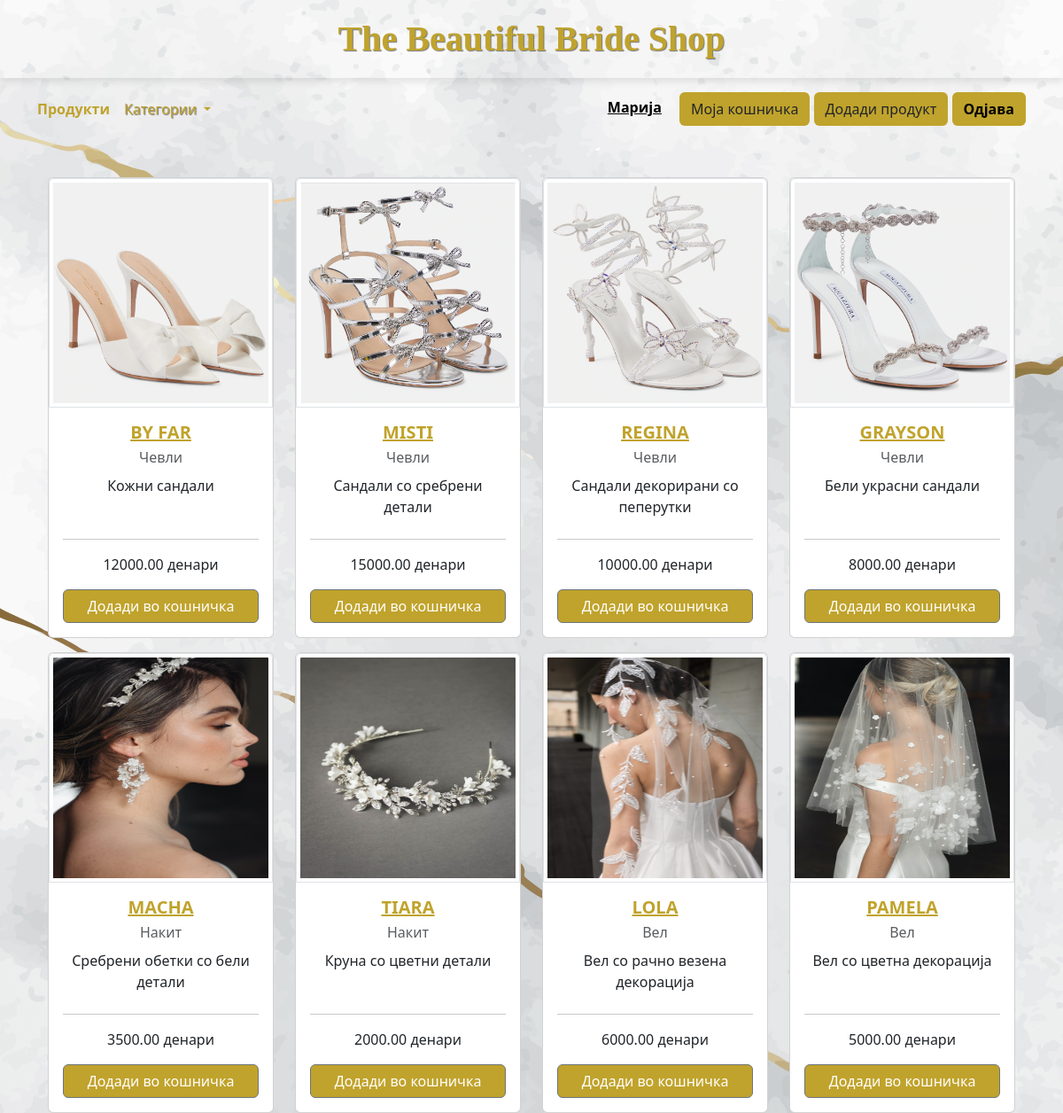
Screenshot of /products/ (signed in) with the database file from the repository.
### app/models.py (models this page shows, shortened)
class UserInformation(models.Model):
    user = models.OneToOneField(to=User, on_delete=models.CASCADE)
    address = models.CharField(max_length=255)
    phone_number = models.CharField(max_length=255)
    email = models.EmailField(max_length=255)
    nickname = models.CharField(max_length=255)
    class Meta:
        verbose_name_plural = "User's information"

class Product(models.Model):
    name = models.CharField(max_length=255)
    description = models.TextField()
    price = models.DecimalField(
        max_digits=10, decimal_places=2, validators=[MinValueValidator(0.01)]
    )
    image = models.ImageField(upload_to="products/")
    category = models.ForeignKey(to=Category, on_delete=models.CASCADE)
    user = models.ForeignKey(to=User, on_delete=models.CASCADE)
    created_at = models.DateTimeField(auto_now_add=True)
    updated_at = models.DateTimeField(auto_now=True)
    slug = models.SlugField(unique=True, blank=True, default="")
    class Meta:
        unique_together = ["user", "slug"]

class Category(models.Model):
    name = models.CharField(max_length=255)
    slug = models.SlugField(unique=True, blank=True, default="")
    class Meta:
        verbose_name_plural = "Categories"
    def __str__(self) -> str:
        return self.name

### app/views.py (the view)
# urls.py: path("products/", views.products, name="products"),
def products(request: HttpRequest) -> HttpResponse:
    context = {
        "categories": get_categories(),
        "products": get_products(),
        "info": get_current_user_info(request),
    }
    return render(request, "products.html", context)

### app/views.py (called while the page is built)
def get_current_user_info(request: HttpRequest) -> models.UserInformation | None:
    if not request.user.is_authenticated:
        return None
    try:
        return models.UserInformation.objects.get(user=request.user)  # type: ignore
    except models.UserInformation.DoesNotExist:
        return None

def get_categories() -> list[models.Category]:
    return list(models.Category.objects.all())

def get_products(limit: int | None = None) -> list[models.Product]:
    products = list(models.Product.objects.all())
    if limit is not None:
        return products[:limit]
    return products

### app/templates/products.html (shortened to what this page needs)
{% extends 'home.html' %} {% block content %}
<div class="container text-center">
    <h3>
        <span
            class="text-decoration-underline rounded-pill py-1 px-2 d-inline-block mx-auto"
        >
        </span>
    </h3>
    <div class="row gy-3">
         {% for product in products %}
        <div class="col-12 col-sm-6 col-md-4 col-lg-3">
            {% include 'product.html' %}
        </div>
        {% endfor %}
    </div>
</div>
{% endblock %}

### app/templates/account.html (shortened to what this page needs)
<span class="navbar-text">
    {% if user.is_authenticated %}
    <a href="/profile" class="me-3">{{ info.nickname }}</a>
    <a href="/cart" class="text-decoration-none">
        <button type="button" class="btn" >Моја кошничка</button>
    </a>
    <a href="/admin/app/product/add/" class="text-decoration-none">
        <button type="button" class="btn" style="color-white">
            Додади продукт
        </button>
    </a>
    <button type="button" class="btn">
        <a href="/logout/?next=/" class="text-decoration-none ">Одјава</a>
    </button>
    {% else %}
    <button type="button">
        <a href="/login/?next=/" class="text-decoration-none ">Најава</a>
    </button>
    {% endif %}
</span>

### app/templates/product.html (shortened to what this page needs)
<div class="card" style="height: 65vh">
    <img
        class="img-fluid img-thumbnail h-50 rounded-bottom-0"
        src="{{ product.image.url }}"
        alt="{{ product.name }}"
    />
    <div class="card-body">
        <div class="d-flex flex-column justify-content-begin h-75">
            <h5 class="card-title">
                <a href="/product/{{ product.slug }}">{{ product.name }}</a>
            </h5>
            <p class="card-subtitle text-body-secondary mb-2">
                {{ product.category }}
            </p>
            <p class="card-text">{{ product.description }}</p>
        </div>
        <div class="d-flex flex-column justify-content-end h-25">
                 <hr>
                {{ product.price }} денари
            <button
                id="{{ product.slug }}"
                class="btn btn-secondary rounded add-to-cart"
                data-bs-toggle="tooltip"
                data-bs-trigger="manual"
                data-bs-placement="top"
                data-bs-title="Added to cart!"
                data-bs-target="#added-to-cart"
                type="button"
            >
                {% if not user.is_authenticated %} Најави се за да додаваш во кошничка {% else %}
                Додади во кошничка
                {% endif %}
            </button>
        </div>
    </div>
</div>

### app/templates/home.html (style rules this page uses)
body { background: url('/media/130.jpg'); }

### app/templates/header.html (style rules this page uses)
a { color: #C0A32C; font-weight:bold; }

### app/templates/account.html (style rules this page uses)
.btn { background-color: #C0A32C; }

### rows the page displays
UserInformation: nickname "Марија"
Product: image (picture), name "BY FAR", category "Чевли", description "Кожни сандали", price "12000.00"
Product: image (picture), name "MISTI", category "Чевли", description "Сандали со сребрени детали", price "15000.00"
Product: image (picture), name "REGINA", category "Чевли", description "Сандали декорирани со пеперутки", price "10000.00"
Product: image (picture), name "GRAYSON", category "Чевли", description "Бели украсни сандали", price "8000.00"
Product: image (picture), name "MACHA", category "Накит", description "Сребрени обетки со бели детали", price "3500.00"
Product: image (picture), name "TIARA", category "Накит", description "Круна со цветни детали", price "2000.00"
Product: image (picture), name "LOLA", category "Вел", description "Вел со рачно везена декорација", price "6000.00"
Product: image (picture), name "PAMELA", category "Вел", description "Вел со цветна декорација", price "5000.00"
